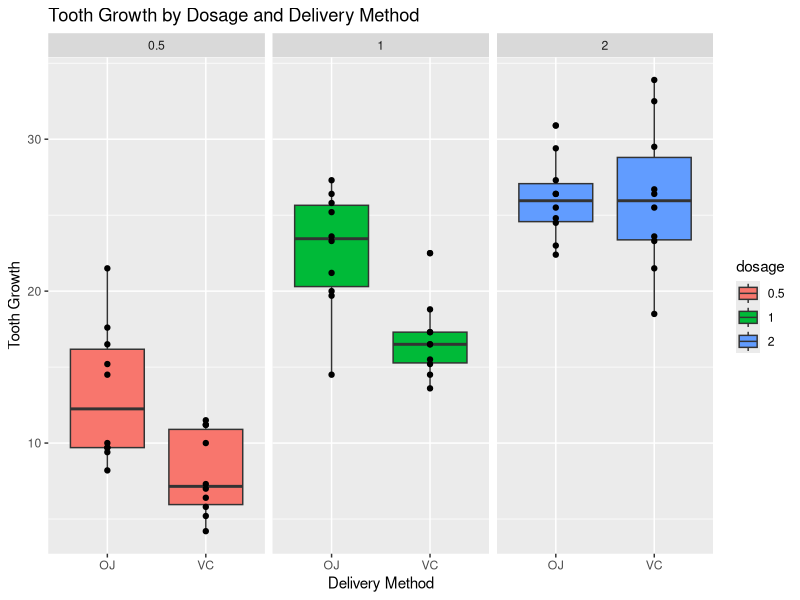

This figure's R source:
## ---- chunk 1
# load useful libraries and the dataset
library(datasets)
library(dplyr)
library(ggplot2)

data(ToothGrowth)
## ---- chunk 2
# create a new column which is just, the other two factors combined. this is 
# for easy graphing
working_data <- ToothGrowth %>%
    mutate(treatment=interaction(ToothGrowth$supp, ToothGrowth$dose)
           , dose=as.factor(dose)
           , supp=as.factor(supp)) %>%
    rename(method=supp, dosage=dose, growth=len)

ggplot(working_data) +
    geom_boxplot(aes(y=growth, x=method, fill=dosage)) +
    geom_point(aes(y=growth, x=method)) + 
    facet_grid(.~dosage, ) +
    ggtitle("Tooth Growth by Dosage and Delivery Method") +
    labs(x="Delivery Method", y="Tooth Growth")
## ---- chunk 3
summary_data <- working_data %>%
    group_by(dosage, method) %>%
    summarize(n=n(), mu_growth=mean(growth), var_growth=var(growth))
print(summary_data)
## ---- chunk 4
t_score <- qt(.975, 18)

# get the means and variances we need for the first dosage level (.5,g)
dosage <- summary_data %>% filter(dosage==0.5)
delta <- dosage$mu_growth[1] -dosage$mu_growth[2]

# the confidence interval
ci_dosage1 <- delta + c(-1, 1) * t_score * sqrt(
    ((dosage$var_growth[1]/dosage$n[1])) + (dosage$var_growth[2]/dosage$n[2]))

# repeat the process for the 1mg and 2mg
dosage <- summary_data %>% filter(dosage==1)
delta <- dosage$mu_growth[1] -dosage$mu_growth[2]
ci_dosage2 <- delta + c(-1, 1) * t_score * sqrt(
    ((dosage$var_growth[1]/dosage$n[1])) + (dosage$var_growth[2]/dosage$n[2]))

dosage <- summary_data %>% filter(dosage==2)
delta <- dosage$mu_growth[1] -dosage$mu_growth[2]
ci_dosage3 <- delta + c(-1, 1) * t_score * sqrt(
    ((dosage$var_growth[1]/dosage$n[1])) + (dosage$var_growth[2]/dosage$n[2]))

results <-rbind(ci_dosage1, ci_dosage2, ci_dosage3)
## ---- chunk 5
print(results)
